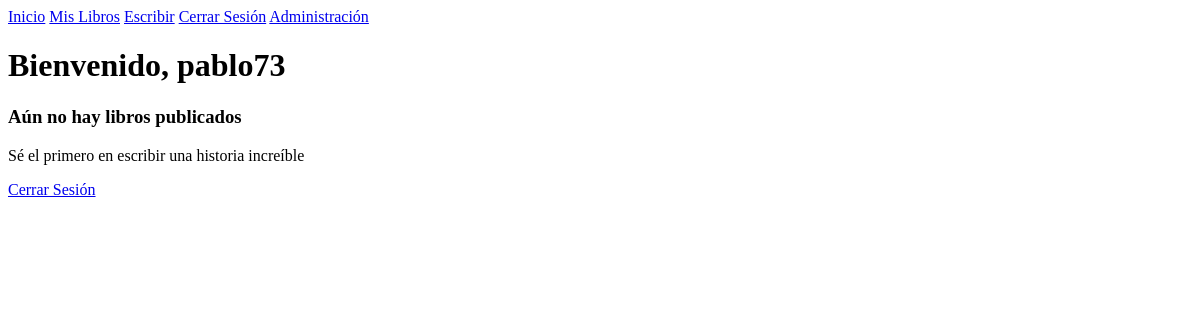
Before: /principal/ (signed in) with the older database file.
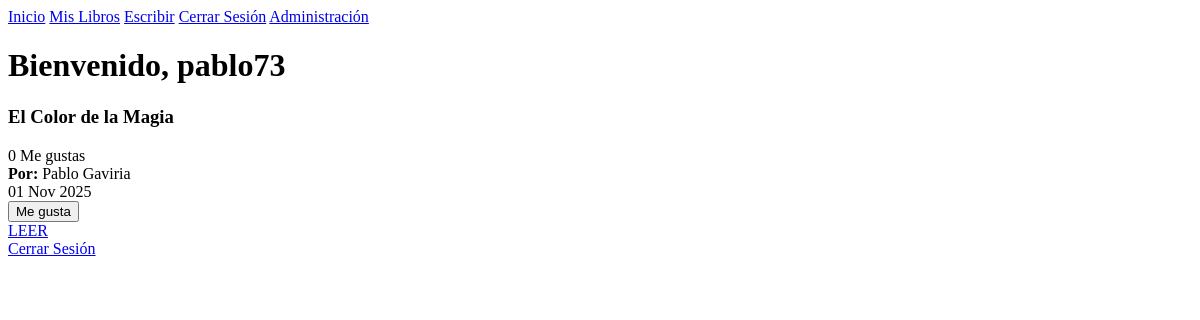
After: the same page with the newer database file.
### books/models.py (models this page shows, shortened)
class Libro(models.Model):
    titulo = models.CharField(max_length=200, verbose_name="Título")
    contenido = models.TextField(verbose_name='Contenido')
    autor = models.ForeignKey(
        Usuario,
        on_delete=models.CASCADE,
    )
    fecha_creacion = models.DateTimeField(auto_now_add=True, verbose_name='Fecha de Creación')
    fecha_actualizacion = models.DateTimeField(auto_now=True, verbose_name='Ultima Actualización')
    publicado = models.BooleanField(default=True, verbose_name='¿Publicado?')
    @property
    def total_likes(self):
        return self.likes.count()
    def usuario_ya_dio_like(self, usuario):
        return self.likes.filter(usuario=usuario).exists()

### accounts/models.py (models this page shows, shortened)
class Usuario(models.Model):
    username = models.CharField(max_length=30, unique=True, verbose_name='Username')
    email = models.EmailField(unique=True, verbose_name='Email')
    nombre = models.CharField(max_length=30, verbose_name='Nombre')
    apellido = models.CharField(max_length=50, verbose_name='Apellido')
    password = models.CharField(max_length=128, verbose_name='Contraseña')
    fecha_registro = models.DateTimeField(auto_now_add=True, verbose_name='Fecha de Registro')
    is_active = models.BooleanField(default=True, verbose_name='¿Activo?')
    intentos_fallidos = models.IntegerField(default=0)
    bloqueado_hasta = models.DateTimeField(null=True, blank=True)
    ultimo_intento = models.DateTimeField(null=True, blank=True)

### accounts/views.py (the view)
# urls.py: path('principal/', pagina_principal, name='pagina_principal'),
def pagina_principal(request):
    if 'usuario_id' not in request.session:
        return redirect('login')
    orden = request.GET.get('orden', 'recientes')
    libros = Libro.objects.filter(publicado = True)
    if orden == 'likes':
        libros = libros.annotate(num_likes = Count('likes')).order_by('-num_likes')
    else:
        libros = libros.order_by('-fecha_creacion')
    usuario_id = request.session['usuario_id']
    usuario_username = request.session['usuario_username']
    usuario_actual = Usuario.objects.get(id = usuario_id)
    info_libros = []
    for libro in libros:
        info_libros.append({
            'libro' : libro,
            'ya_tiene_like' : libro.usuario_ya_dio_like(usuario_actual),
            'total_likes' : libro.total_likes
        })
    context = {
        'usuario_username' : usuario_username,
        'info_libros' : info_libros,
        'orden_actual' : orden,
        'total_libros' : libros.count()
    }
    return render(request, 'pagina_principal.html', context)

### templates/pagina_principal.html (shortened to what this page needs)
{% extends "base.html" %}
{% block content %}
<div>
    <h1>Bienvenido, {{usuario_username}}</h1>
    <div class = 'books-grid'>
        {% if info_libros %}
            {% for info_libro in info_libros%}
            <div class = 'book-card'>
                <div class = 'book-header'>
                    <h3 class='book-title'>
                        {{ info_libro.libro.titulo }}
                    </h3>
                    <span class='book-likes'>
                        {{ info_libro.total_likes }} Me gustas
                    </span>
                </div>
                <div class="book-author">
                    <strong>Por: </strong>
                    {% if info_libro.libro.autor.nombre and info_libro.libro.autor.apellido %}
                        {{ info_libro.libro.autor.nombre }} {{ info_libro.libro.autor.apellido}}
                    {% else %}
                        {{ info_libro.libro.autor.username }}
                    {% endif %}
                </div>
                <div class='book-meta'>
                    <span>{{ info_libro.libro.fecha_creacion|date:"d M Y" }}</span>
                </div>
                <div class='book_actions'>
                    <form method='post' action="{% url 'toggle_like' info_libro.libro.id %}" class="like-form">
                        <button type='submit' class="like-btn {% if info_libro.ya_tiene_like %}liked{% endif %}">
                            {% if info_libro.ya_tiene_like%}
                                Ya no me gusta
                            {% else %}
                                Me gusta
                            {% endif %}
                        </button>
                    </form>
                    <a href="{% url 'detalle_libro' info_libro.libro.id %}" class='read-btn'>LEER</a>
                </div>
            </div>
            {% endfor %}
        {% else %}
            <div class = 'no-books'>
                <h3>Aún no hay libros publicados</h3>
                <p>Sé el primero en escribir una historia increíble</p>
            </div>
        {% endif %}
    </div>
    <div>
        <a href="{% url 'logout' %}" class="btn">Cerrar Sesión</a>
    </div>
</div>
{% endblock %}

Changed rows visible on the page:
added Libro: libro.titulo "El Color de la Magia", total_likes "0", libro.autor.nombre "Pablo", libro.autor.apellido "Gaviria", libro.fecha_creacion "01 Nov 2025"
Other visible differences:
text no longer shown: "Aún no hay libros publicados Sé el primero en escribir una historia increíble"
